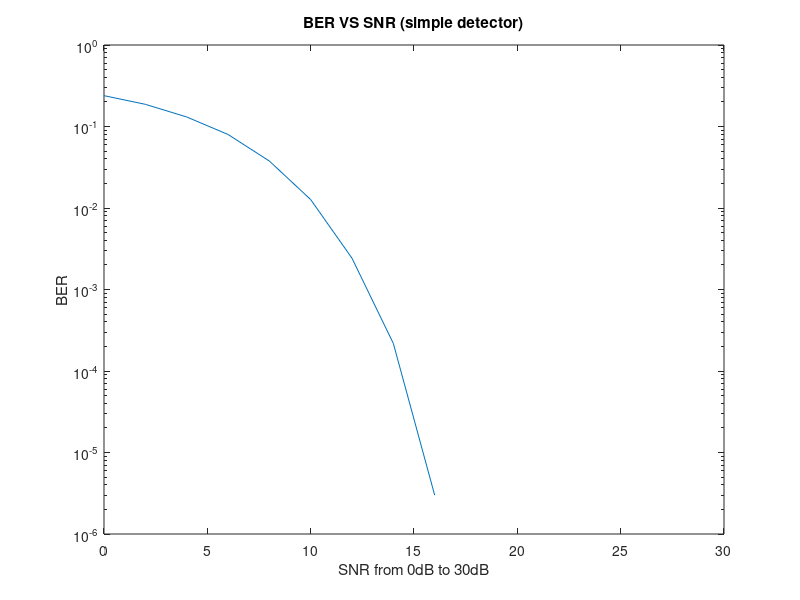

Source code (MATLAB):
x = randi([0 1],1,(10^6));  
SNR = 0:2:30;
Average_power = ((1/10^6) * sum(x.^2)) % Average power
for i=1:length(SNR)         % Looping on the SNR values
    Rx_sequence=awgn( x, SNR(i),'measured' );    %Apply noise to the signal
    Rx_new=real(Rx_sequence)>0.5;       % Comparing signal+noise to threshhold to compute received signal
    [number,ratio] = biterr(x,Rx_new);  % Calculates number of errors and its ratio
    BER(i)= ratio;                     % Assign the probability of error of each SNR in matrix
end

semilogy(SNR,BER)   %Plot the BER curve against SNR
xlim([0 30])
title('BER VS SNR (simple detector)');
xlabel('SNR from 0dB to 30dB');
ylabel('BER');